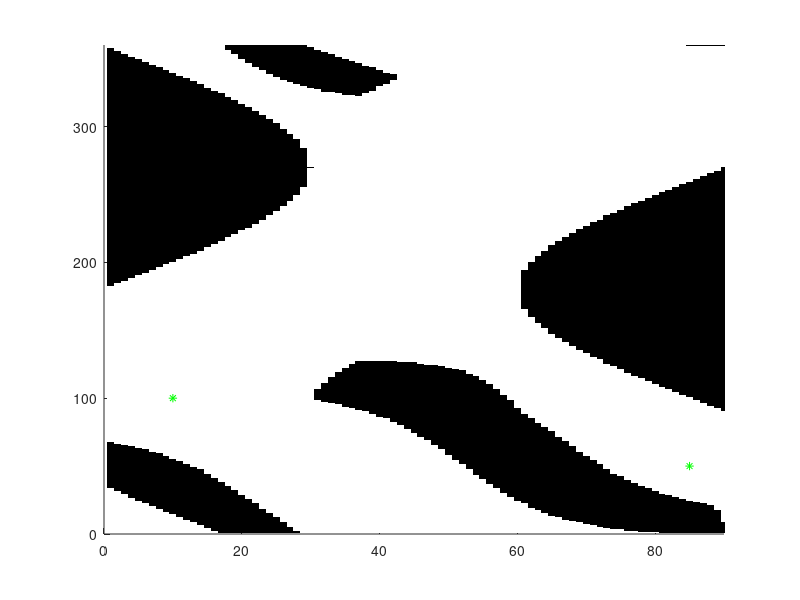

The MATLAB source for this figure: (Note: this script raises an error after producing the figure.)
% reference http://www.mathworks.com/help/gads/genetic-algorithm-options.html

close all
%% Simulation Params
numSimulations = 5;

%% GA Configuration Params
PopulationSize = 100;

Generations = 100;
obstacleWeight = 25;
lengthWeightFactor = 0.2; 
lineResolution = 1; % The line is checked this often for collisions against the configurations space map

crossoverFraction = 0.5; % fraction of population that will reproduce
eliteCount = PopulationSize * 0.05;
crossoverFunction = @crossovertwopoint;

mutationFunction = @mutationgaussianadaptfeasible;

fitnessScalingFunction = @fitscalingprop;

tournamentSize = 2;
selectionFunction = {@selectionTournament, tournamentSize};

%mutationRate = 0.01; % Chance of a mutation for a particular vector entry of chosen individual to mutate
%TerminationConvergenceTolerance = 50;
NumGensAvg = 5; %Termination tolerance is averaged over this many generations

%% Robot Start&End Point
startPt = [10; 100];
endPt = [85; 50];

%% Setup Plot

% Load obstacle Grid
obsGrid = importdata('obsGrid.mat');

mapPlot = figure; 
hold on;
[xDim yDim] = size(obsGrid);
axis([0 xDim 0 yDim]);
image(100*(1-obsGrid)');
colormap(gray);
plot(startPt(1), startPt(2), 'g*', 'MarkerSize',6);
plot(endPt(1), endPt(2), 'g*', 'MarkerSize',6);

for i=0:numSimulations
%% Number of variables in chromosome
nvars = 5;

%% Coefficient (Gene) cosntraints
low = zeros(nvars,1);
upp = zeros(nvars,1);
range = zeros(2,nvars);

min = -20;
max = 20;
for(i = 1:nvars)
    low(i) = min;
    upp(i) = max;
    range(1,i) = min;
    range(2,i) = max;
end
PopulationInitializationRange = range;
%% Linear Equalities
x1 = startPt(1);
x2 = endPt(1);

y1 = startPt(2);
y2 = endPt(2);

A_linEq = zeros(2, nvars);
for(i = 1:nvars)
    A_linEq(1,i) = x1^(i-1);
    A_linEq(2,i) = x2^(i-1);
end
    
b_linEq = [y1; y2];

%% Call GA function
options = gaoptimset('PopInitRange',range);
options = gaoptimset(options,'PopulationSize',PopulationSize);
options = gaoptimset(options,'PopInitRange',PopulationInitializationRange);
options = gaoptimset(options,'Generations',Generations);
options = gaoptimset(options,'PlotFcns',{@gaplotbestf, @gaplotstopping});
%options = gaoptimset(options,'TolFun',TerminationConvergenceTolerance);
%options = gaoptimset(options,'StallGenLimit',NumGensAvg);
options = gaoptimset(options,'SelectionFcn',selectionFunction);
options = gaoptimset('MutationFcn', mutationFunction);
options = gaoptimset('CrossoverFraction', crossoverFraction);
options = gaoptimset('CrossoverFcn', crossoverFunction);
options = gaoptimset('EliteCount', eliteCount);
options = gaoptimset('FitnessScalingFcn', fitnessScalingFunction);

[x, Fval, exitFlag, Output] = ga(@(x) AKfitness(x,startPt, endPt, obstacleWeight, lengthWeightFactor, lineResolution),nvars,[],[],A_linEq,b_linEq,low,upp,[],[],options);

fprintf('Function Value = %g\n', Fval);
format short;
fprintf('y = %.3g + (%.3g)x + (%.3g)x^2 + (%.3g)x^3 + (%.3g)x^4 \n', x(1), x(2), x(3), x(4), x(5));


t = startPt(1):0.1:endPt(1);


figure(mapPlot);
plot(t,x(1)+x(2)*t + x(3)*t.^2 + x(4)*t.^3 + x(5)*t.^4, 'r');

%fprintf('Length = (%.3g)', minLength(x, startPt, endPt));
end